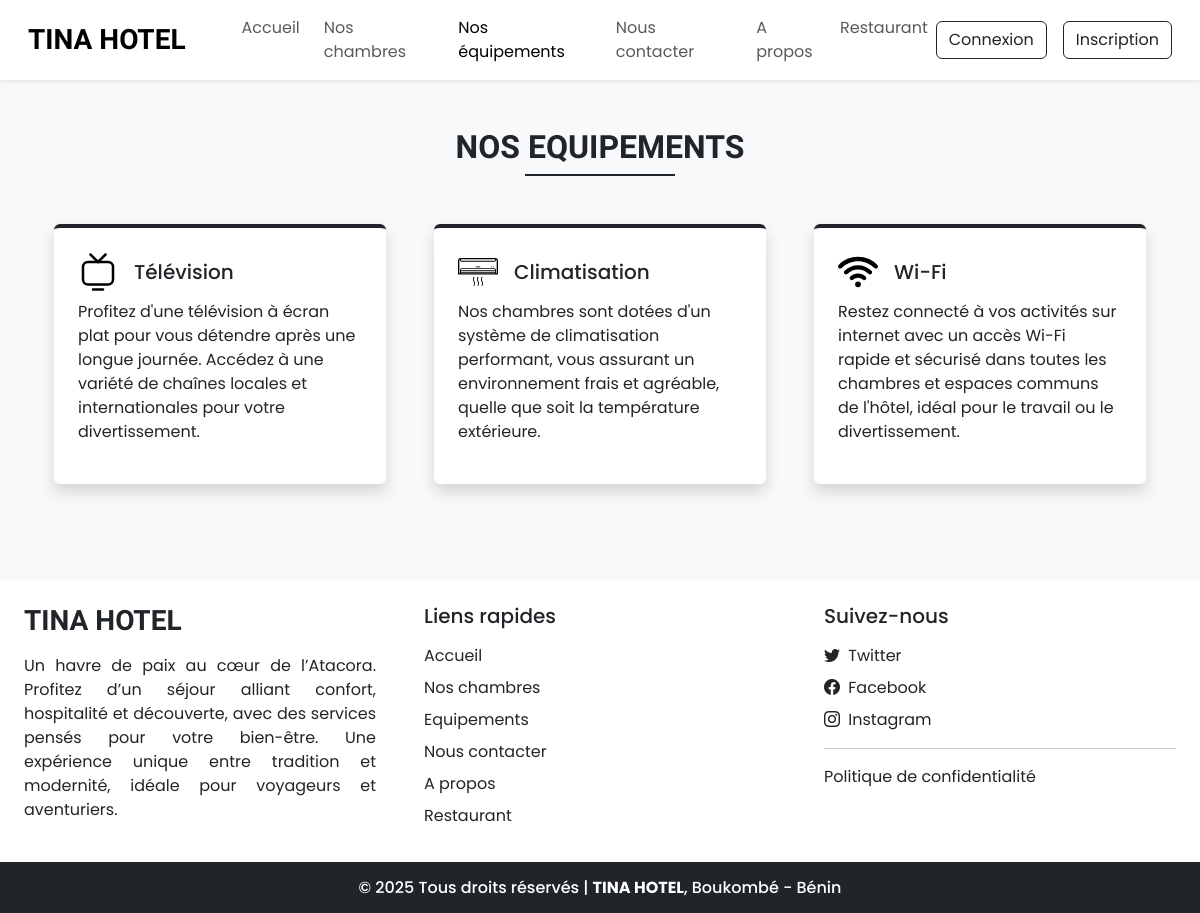
Screenshot of /facilities.php with the database file from the repository.
### tables this page shows
CREATE TABLE `settings` (
  `sr_no` int NOT NULL,
  `site_title` varchar(50) NOT NULL,
  `site_about` varchar(250) NOT NULL,
  `shutdown` tinyint(1) NOT NULL
);

CREATE TABLE `facilities` (
  `id` int NOT NULL,
  `icon` varchar(100) NOT NULL,
  `name` varchar(50) NOT NULL,
  `description` varchar(250) NOT NULL
);

### admin/includes/db_config.php (called while the page is built, shortened)
<?php
function selectAll($table){
    $con = $GLOBALS['con'];
    $res = mysqli_query($con, "SELECT * FROM $table");
    return $res;
}
function select($sql,$values,$datatypes){
    $con = $GLOBALS['con'];
    if($stmt = mysqli_prepare($con,$sql))
    {
        mysqli_stmt_bind_param($stmt,$datatypes,...$values);
        if(mysqli_stmt_execute($stmt)){
            $res = mysqli_stmt_get_result($stmt);
            return $res;
        }
        else{
            mysqli_stmt_close($stmt);
            die("Query cannot be executed - Select");
        }
    }else{
        die("Query cannot be prepared - Select");
    }
}
?>

### facilities.php (the view, shortened to what this page needs)
<!DOCTYPE html>
<html lang="en">
<head>
    <?php require('includes/links.php'); ?>
</head>
<body class="bg-light">
    <?php require("includes/header.php"); ?>
    <div class="my-5 px-4">
        <h2 class="fw-bold h-font text-center">NOS EQUIPEMENTS</h2>
        <div class="h-line bg-dark"></div>
    </div>
    <div class="container">
        <div class="row">
            <?php
                $res = selectAll('facilities');
                $path = FACILITIES_IMG_PATH;
                while($row = mysqli_fetch_assoc($res)){
                    echo<<<data
                        <div class="col-lg-4 col-md-6 mb-5 px-4">
                            <div class="bg-white rounded shadow p-4 border-top border-4 border-dark pop">
                                <div class="d-flex align-items-center mb-2">
                                    <img src="$path$row[icon]" width="40px">
                                    <h5 class="m-0 ms-3" >$row[name]</h5>
                                </div>
                                <p>$row[description]</p>
                            </div>
                        </div>
                    data;
                }
            ?>
        </div>
    </div>
    <?php require("includes/footer.php"); ?>
</body>
</html>

### includes/header.php (shortened to what this page needs)
<nav id="nav-bar" class="navbar navbar-expand-lg navbar-light bg-white px-lg-3 py-lg-2 shadow-sm sticky-top">
    <div class="container-fluid">
        <a class="navbar-brand me-5 fw-bold fs-3 h-font" href="index.php"><?php echo $settings_r['site_title'] ?></a>
        <div class="collapse navbar-collapse" id="navbarSupportedContent">
            <ul class="navbar-nav me-auto mb-2 mb-lg-0">
                <li class="nav-item">
                    <a class="nav-link me-2" href="index.php">Accueil</a>
                </li>
                <li class="nav-item">
                    <a class="nav-link me-2" href="rooms.php">Nos chambres</a>
                </li>
                <li class="nav-item">
                    <a class="nav-link me-2" href="facilities.php">Nos équipements</a>
                </li>
                <li class="nav-item">
                    <a class="nav-link me-2" href="contact.php">Nous contacter</a>
                </li>
                <li class="nav-item">
                    <a class="nav-link" href="about.php">A propos</a>
                </li>
                <li class="nav-item">
                    <a class="nav-link" href="restaurant.php">Restaurant</a>
                </li>
            </ul>
            <div class="d-flex">
                <?php
                if (isset($_SESSION['login']) && $_SESSION['login'] == true) {
                    $path = USERS_IMG_PATH;
                    echo <<<data
                            <div class="btn-group">
                                <button type="button" class="btn btn-outline-dark shadow-none dropdown-toggle" data-bs-toggle="dropdown" data-bs-display="static" aria-expanded="false">
                                    <img src="$path$_SESSION[uProfile]" style="width: 25px; height: 25px;" class="me-1 rounded-circle">
                                    $_SESSION[uName]
                                </button>
                                <ul class="dropdown-menu dropdown-menu-lg-end">
                                    <li><a class="dropdown-item" href="profile.php">Profile</a></li>
                                    <li><a class="dropdown-item" href="bookings.php">Réservations</a></li>
                                    <li><a class="dropdown-item" href="logout.php">Déconnexion</a></li>
                                </ul>
                            </div>
                        data;
                } else {
                    echo <<<data
                            <button type="button" class="btn btn-outline-dark shadow-none me-lg-3 me-2" data-bs-toggle="modal" data-bs-target="#loginModal">
                                Connexion
                            </button>
                            <button type="button" class="btn btn-outline-dark shadow-none" data-bs-toggle="modal" data-bs-target="#registerModal">
                                Inscription
                            </button>
                        data;
                }
                ?>
            </div>
        </div>
    </div>
</nav>

### includes/footer.php (shortened to what this page needs)
<div class="container-fluid bg-white mt-5">
    <div class="row">
        <div class="col-lg-4 p-4">
            <h3 class="h-font fw-bold fs-3 mb-3"><?php echo $settings_r['site_title'] ?></h3>
            <p style="text-align: justify;">
                <?php echo $settings_r['site_about'] ?>
            </p>
        </div>
        <div class="col-lg-4 p-4">
            <h5 class="mb-3">Liens rapides</h5>
            <a href="index.php" class="d-inline-block mb-2 text-dark text-decoration-none">Accueil</a><br>
            <a href="rooms.php" class="d-inline-block mb-2 text-dark text-decoration-none">Nos chambres</a><br>
            <a href="facilities.php" class="d-inline-block mb-2 text-dark text-decoration-none">Equipements</a><br>
            <a href="contact.php" class="d-inline-block mb-2 text-dark text-decoration-none">Nous contacter</a><br>
            <a href="about.php" class="d-inline-block mb-2 text-dark text-decoration-none">A propos</a><br>
            <a href="restaurant.php" class="d-inline-block mb-2 text-dark text-decoration-none">Restaurant</a>
        </div>
        <div class="col-lg-4 p-4">
            <h5 class="mb-3">Suivez-nous</h5>
            <?php
            if ($contact_r['tw'] != '') {
                echo <<<data
                <a href="$contact_r[tw]" class="d-inline-block text-dark text-decoration-none mb-2">
                    <i class="bi bi-twitter me-1"></i> Twitter
                </a><br>
            data;
            }
            ?>
            <a href="<?php echo $contact_r['fb'] ?>" class="d-inline-block text-dark text-decoration-none mb-2">
                <i class="bi bi-facebook me-1"></i> Facebook
            </a><br>
            <a href="<?php echo $contact_r['insta'] ?>" class="d-inline-block text-dark text-decoration-none">
                <i class="bi bi-instagram me-1"></i> Instagram
            </a>
            <hr class="my-3">
            <a href="privacy-policy.php" class="d-inline-block text-dark text-decoration-none">
                Politique de confidentialité
            </a>
        </div>
    </div>
</div>
<h6 class="text-center bg-dark text-white p-3 m-0">
    <span id="dev-info" style="cursor: pointer;">© <?php echo date("Y"); ?></span> Tous droits réservés |
    <b><?php echo $settings_r['site_title']; ?></b>, Boukombé - Bénin
</h6>

### css/common.css (style rules this page uses)
:root { --teal: #F57C21; --teal_hover: #D96A1D; }
* { font-family: 'Poppins', sans-serif; }
.h-font { font-family: 'Merienda', cursive; }
.h-line { width: 150px; margin: 0 auto; height: 1.7px; }

### rows the page displays
settings: site_title "TINA HOTEL", site_about "Un havre de paix au cœur de l’Atacora. Profitez d’un séjour alliant confort, hospitalité et découverte, avec des services pensés pour votre bien-être. Une expérience unique entre tradition et modernité, idéale pour voyageurs et aventuriers."
facilities: icon (picture), name "Télévision", description "Profitez d'une télévision à écran plat pour vous détendre après une longue journée. Accédez à une variété de chaînes locales et internationales pour votre divertissement."
facilities: icon (picture), name "Climatisation", description "Nos chambres sont dotées d'un système de climatisation performant, vous assurant un environnement frais et agréable, quelle que soit la température extérieure."
facilities: icon (picture), name "Wi-Fi", description "Restez connecté à vos activités sur internet avec un accès Wi-Fi rapide et sécurisé dans toutes les chambres et espaces communs de l'hôtel, idéal pour le travail ou le divertissement."
